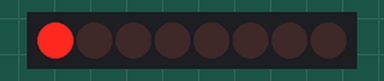
A sketch run on a simulated Arduino Uno, built with avr-gcc and run on an emulated ATmega328P. Shown: 8 shift-register outputs drawn as a row of LEDs (first output left, lit = HIGH). Wiring (inferred from the names in the program): shift register (74HC595): data pin 9; shift clock pin 10; latch pin 8. Wiring (inferred from the signals the program sends): row of LEDs: on Q0, Q1, Q2, Q3, Q4, Q5, Q6, Q7.

Above: at 0.6 s.
At 5.1 s:
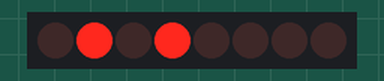
At 10.1 s:
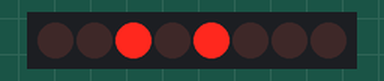
At 20.1 s:
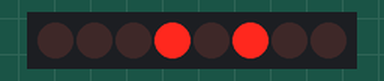
At 30.1 s:
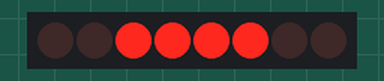
At 39.75 s:
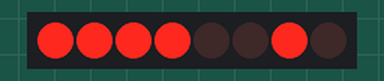
Timing chart, 0 to 40.0 s (numbered marks = the images above):
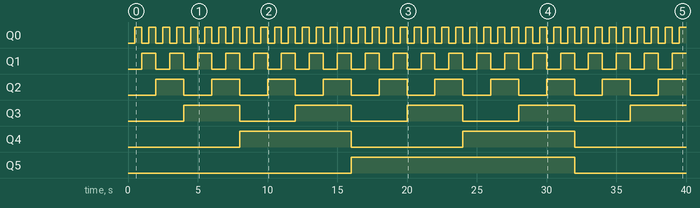

Measured:
- by itself, Q0: alternates HIGH for 0.50 s and LOW for 0.50 s
- by itself, Q1: alternates HIGH for 1.0 s and LOW for 1.0 s
- by itself, Q2: alternates HIGH for 2.0 s and LOW for 2.0 s
- by itself, Q3: alternates HIGH for 4.0 s and LOW for 4.0 s
- by itself, Q4: alternates HIGH for 8.0 s and LOW for 8.0 s
- by itself, Q5: LOW → HIGH at 16.0 s, → LOW 16.0 s later

The sketch:

code-8led.ino
```cpp
#define _clock 10
#define _latch 8
#define _data 9

void setup()
{
  pinMode(_latch,OUTPUT);
  pinMode(_clock,OUTPUT);
  pinMode(_data,OUTPUT);

}

void loop()
{
  for(int i=0; i<256;i++)
  {
    digitalWrite(_latch,LOW);
    shiftOut(_data,_clock,MSBFIRST,i);
    digitalWrite(_latch,HIGH);
    delay(500);
  }

}
```
